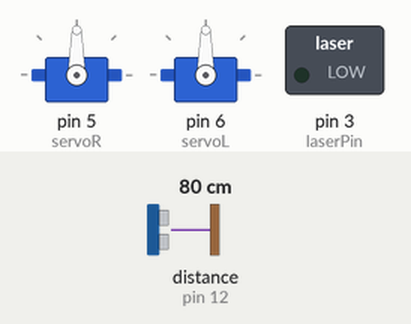
This sketch was run on a simulated Arduino Uno, built with avr-gcc and run on an emulated ATmega328P. Shown: 2 × servo, switched loads named in the sketch (green lamp = pin HIGH). Wiring (inferred from the names in the program): ultrasonic range finder: trigger pin 11; echo pin 12. The inputs (shaded band) are chosen by the test bench; at power-on: distance to the obstacle (sensor on pin 12) 80 cm. The echo pulse lasts 58.3 µs per cm; pins used as bus, display or sensor lines are not drawn; what the sketch prints to the serial monitor is not drawn.

Above: at 2.3 s.
2.4 s: distance to the obstacle (sensor on pin 12) set to 7 cm
5.4 s: distance to the obstacle (sensor on pin 12) set to 4 cm
At 6.1 s:
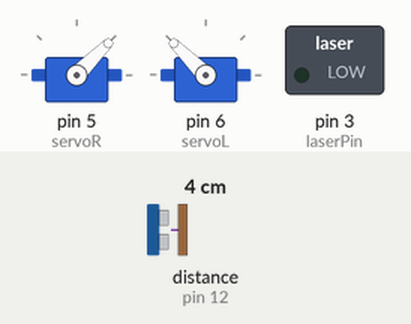
At 7.29 s:
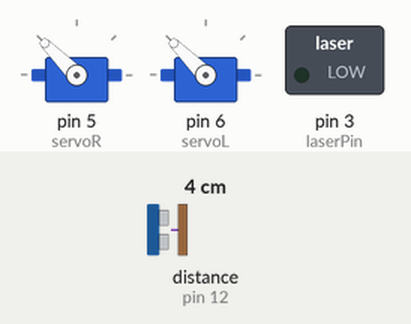
8.4 s: distance to the obstacle (sensor on pin 12) set to 9 cm
At 8.6 s:
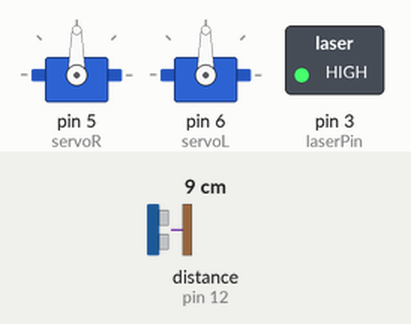
Timing chart, 0 to 11.4 s (numbered marks = the images above; inputs shaded):
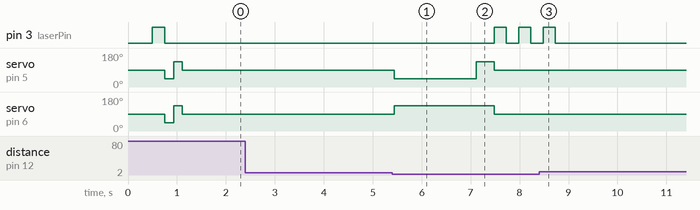

Measured:
- the behaviour switches between 6 and 5 cm on distance to the obstacle (sensor on pin 12) (found by bisection; images 0 and 1)
- after the input at 2.4 s, every drawn part: stays the same
- after the input at 5.4 s, pin 3 (laserPin): alternates HIGH for 0.25 s and LOW for 0.25 s, starting after 2.1 s; servo on pin 5 (servoR): 90° → 45° at once, → 135° 1.7 s later, → 90° 0.36 s later; servo on pin 6 (servoL): 90° → 135° at once, → 90° 2.0 s later
- after the input at 8.4 s, pin 3 (laserPin): goes on until 8.7 s, then stays LOW; servo on pin 5 (servoR), servo on pin 6 (servoL): stops changing and stays 90°

The sketch:

5c_Laser_Bot_Mission_to_Mars.ino
```cpp
// 5c_laser-bot_mission_to_mars
// This letscodeblacksburg.org project is for using the existing LCBB collision bot build, adding
// a laser to it, and making an easy, "macro mission" for kids to program and fire a laser at aliens.
// Example code and documentation at https://github.com/LetsCodeBlacksburg/LCBB_arduino-collision-bot
// Thomas "Tweeks" Weeks, tweeks-homework(at)theweeks.org
// *BUG* There's an error in the laser hardware configuration code. Can hyou find it?
// 2023-07-12 - Added "bigWheels" variable (0.5 - 0.7) for using larger wheels (1.0 for milk jug cap wheels)

// ***********************************************************
// ******* MAIN LOOP *****************************************
// ***********************************************************
// Runs forever...
void loop() {      // anything starting with "//" is just a comment :)
  pauseNgo();       // This uses the ping-eyes sensor as a "start/pause" toggle switch


  ////// Insert and fill in your code here
  //forward(10);      // This tells the bot how many inches forward to go.

  forward(20);        // This tells the bot how many inches forward to go.
  turnR(90);          // turn Right (x) degrees
  fireLaser(3);       // Fires laser (x) times
  ////// end of your code

  pause();          // Sets bot to pause mode (wave in front of eyes to start running)
  // loops back to top of main loop()
}
////// HELP WITH COMMANDS:
////// The commands available to you are below. Just copy/paste them to your own code and uncommend them:
//forward(x);  // goes forward x inches
//backward(x);  // goes backwards x inches
//turnL(y); // turns left around y degrees
//turnR(y); // turns right around y degrees
//slowDown(); // slows to a dramatic stop
//stopAll();  // Stops both L & R wheels
//fireLaser(z); // fire the impressive 5,000 microWatt 650nM laser cannon z times

// Some of the more advanced commands:
//pauseNgo();     // uses the ping sensor as a "start/pause" switch
//pause();    //  sets the bot to pause (and wait) mode
//dist=getdist(); // looks with ping sensor to get distance to objects
//if ( dist < 4) { //do stuff }  // if allows you to compare things and then do stuff if true.
//while ( condition ) { //do stuff }  // while will do things forever (or until condition fails)

////////////// Everything below this is program functoions called from the main loop


#include <Servo.h>

// This ping-sensor code is set up for using a four pin ping sensor such as
// the US-100 module:
// https://www.bananarobotics.com/shop/US-100-Ultrasonic-Distance-Sensor-Module
// http://www.iseerobot.com/produk-1255-us100-ultrasonic-sensor-for-arduino.html
// NOTE: If using the US-100 module, be sure to remove the serial-data jumper on the
// back so that you get back the raw pulse from the echo pin (and not serial distance data).
//
// CAUTION: Have your code checked, and have the TA RUN IT BEFORE hooking up the US-100 ping
//          sensor! Not doing so could damage the Arduino!
// This is set up to direct connect power and ground for the US-100 ping sensor to be
// on pins 10(5v) 11(ping) 12(echo) 13(low/gnd) 14(hard ground)

const int powerPin = 10;    // providing power to ping sensor from pin 10
const int pingPin = 11;     // pin we're sending the trigger/ping on
const int echoPin = 12;     // pin we're reading back the echo on
const int gnd1Pin = 13;     // simulated ground so we can safely plug the module into our arduinos
//last GND pin goes to "pin 14" on the arduino or sensor shield (not all ping sensors have this pin)

// Here is where we hook up the 5mW laser diode. We provide power and ground from the digital output pins 2 and 4.
const int laserPin = 3;      // Pin the laser power is on
const int laserGnd = 2;      // Pin the laser ground in on

long dist = 0;

Servo servoL;  // create servo object to control a servo
Servo servoR;  // create servo object to control a servo

// ***********************************************************
// ******* SERVO TUNING **************************************
// ***********************************************************
// If your bot is "drifting" while sitting still, or veering to the left or right, this is the section you need.
// These values below are just starting points. Every servo's a little different, so you may need to fine tune each.
// Don't forget that depending how you have your servos mounted, a value can go "forward" on one servo but "backward" on the other.
// You may need to tune the forward rev values to go in a straight line or turn.
// You will probably need to tune the stopL and stopR values to get to a dead stop on each servo
// If using milk jug cap wheels, use bigWheels = 1.0. If larger, scale distances down to 0.5 - 0.7.
const int reverseL = 135;   // 135 is Clockwise, full speed (around 90 is stopped)
const int reverseR = 45;    // 45 is Counter Clockwise, full speed (ardound 90 is stopped)
const int forwardL = 45;    // 45 is Counter Clockwise, full speed (ardound 90 is stopped)
const int forwardR = 135;   // 135 is Clockwise, full speed (around 90 is stopped)

const int stopL = 90;    // 90 is usually "stopped" (if inching CW, tune >90, if inching CCW, tune <90 (for dead stop))
const int stopR = 90;    // 90 is usually "stopped" (if inching CW, tune >90, if inching CCW, tune <90 (for dead stop))

// These distance and angle multipliers must be scaled along with servo supply voltage (e.g. 5v, 6v 9v, etc)
const int inchesMult = 125;  // Multiplier to convert inches into miliseconds of wheel movement
const int angleMult = 6;     // Multiplier to convert turn angle into miliseconds of wheel movement (6 for tile, 7 for carpet)
const float bigWheels=0.67;  // If using milkjug caps for wheels, use 1. For larger wheels, try 0.5 - 0.7
const int backDelay = 200;  // Delay for slight back up before turning out of an obstacle

int paused = true;        // Program starts off in paused mode
int waspaused = true;     // Tracks state if we were previously paused (or not)

int accel = 45;              // acceleration figure for turns (if needed)
const int conaccel = accel;  // constant (if needed)

int slowed = false;

int obstacleL = false;
int obstacleR = false;
int obstacleC = false;

// ***********************************************************
// ******* SETUP BLOCK ***************************************
// ***********************************************************
// only runs once at program startup
void setup() {
  // US-100 PING SENSOR POWER/GND SETUP
  // set up inline, direct connect power and ground for the US-100 ping sensor to be
  // on pins:
  // US-100  \--5v-trg-echo-GND-GND--/
  //             |   |   |   |   |
  // Arduino     10  11  12  13  14(hard ground)
  //
  pinMode(gnd1Pin, OUTPUT);      // sets up ping module's inner GND pin on a low output, and
  digitalWrite(gnd1Pin, LOW);     // the outter GND pin to hard GND (on most arduinos)
  pinMode(powerPin, OUTPUT);
  digitalWrite(powerPin, HIGH);  // try to power the module from pin
  // ** US-100 PING SENSOR I/O PINS
  pinMode(pingPin, OUTPUT);
  digitalWrite(pingPin, LOW);
  pinMode(echoPin, OUTPUT);    // just to make sure
  digitalWrite(echoPin, LOW);  // we clear any previous settings
  pinMode(echoPin, INPUT);     // and then use it as INPUT
  delay(500);

  // Servo Setup
  servoR.attach(5);            // attaches the left servo on pin 5
  servoL.attach(6);            // attaches the right servo on pin 6

  // Laser Setup
  pinMode(laserGnd, OUTPUT);    // Laser GND pin
  digitalWrite(laserGnd, LOW);
  pinMode(laserPin, OUTPUT);    // Laser Power (Vcc) Pin
  digitalWrite(laserPin, HIGH);  // Test pulse laser
  delay(250);                   // for 1/4 second
  digitalWrite(laserPin, LOW);  // Start off with laser off

  ////  Servo reset
  turnL(45);
  turnR(45);
  ////  initialize serial communication:
  Serial.begin(9600);
}


// ***********************************************************
// ***** turnL() *********************************************
// ***********************************************************
void turnL(int angle){
    Serial.println("turnL()");
    servoL.write(forwardL);           // rotate L servo forward
    servoR.write(reverseR);           // rotate R servo reverse (which turns us right)
    delay(angle*angleMult*bigWheels);                  // delay this amount to acheive angle
    stopAll();
}


// ***********************************************************
// ***** turnR() *********************************************
// ***********************************************************
void turnR(int angle){
    Serial.println("turnR()");
    servoL.write(forwardR);           // rotate R servo forward
    servoR.write(reverseL);           // rotate L servo reverse (which turns us left)
    delay(angle*angleMult*bigWheels);                  // delay this amount to acheive angle
    stopAll();
}


// ***********************************************************
// ***** forward() *********************************************
// ***********************************************************
void forward(int inches){
    Serial.println("forward()");
    servoL.write(forwardR);           // rotate R servo forward (weird, I know)
    servoR.write(forwardL);           // rotate L servo forward
    delay( (inches * inchesMult * bigWheels));           // roughly convert inches to miliseconds of wheel rotations
    stopAll();
}


// ***********************************************************
// ***** backward() *********************************************
// ***********************************************************
void backward(int inches){
    Serial.println("backward()");
    servoL.write(reverseR);           // rotate R servo forward (weird, I know)
    servoR.write(reverseL);           // rotate L servo forward
    delay( (inches * inchesMult * bigWheels));           // roughly convert inches to miliseconds of wheel rotations
    stopAll();
}


// ***********************************************************
// ***** stopAll() *********************************************
// ***********************************************************
void stopAll(){
    Serial.println("stopAll()");
    servoR.write(stopR);              // stop
    servoL.write(stopL);              // stop
}

// ***********************************************************
// ***** pause() *********************************************
// ***********************************************************
void pause(){
  paused = true;        // Puts bot back in pause-mode (awaiting pauseNgo() hand sweep)
}


// ***********************************************************
// ***** fireLaser() *********************************************
// ***********************************************************
void fireLaser(int count){
    int x=0;
    for (x=1;x<(count+1);x++){
    Serial.println("fire()");
    digitalWrite(laserPin, HIGH); // Pulse laser
    delay(250);                   // for 1/4 second
    digitalWrite(laserPin, LOW);  // Start off with laser off
    delay(250);                   // for 1/4 second
    }

}


// ***********************************************************
// ***** scanLR() *******************************************
// ***********************************************************
void scanLR() {
  Serial.println("Entered scanLR() ");
  int obstacleThold = 10;
  obstacleC = false;
  obstacleR = false;
  obstacleL = false;
  const int scandelay = 850;

  // Scan forward
  Serial.println("scan center");
  dist = getdist();
  if (dist <= obstacleThold) {
    obstacleC = true;
    Serial.print(dist);
    Serial.println("in.   obstacleC = true");
  }
  Serial.println("--");

  // Scan Right
  Serial.println("scan right");
  servoR.write(reverseR);           // rotate R servo reverse
  delay(scandelay-100);             // wait for turn
  dist = getdist();
  if (dist <= obstacleThold) {
    obstacleR = true;
    Serial.print(dist);
    Serial.println("in.   obstacleR = true");
  }
  servoR.write(forwardR);           // return center
  delay(scandelay-100);             //
  Serial.println("--");
  servoR.write(stopR);              // stop
  servoL.write(stopL);              // stop
  delay(250);


   // Scan Left
  Serial.println("scan left");
  servoL.write(reverseL);           // rotate L servo reverse
  delay(scandelay+100);             // turns further left (gets out of perfect perpendicular objects, getting out to the left)
  dist = getdist();
  if (dist <= obstacleThold) {
    obstacleL = true;
    Serial.print(dist);
    Serial.println("in.   obstacleL = true");
  }
  servoL.write(forwardL);           // return center
  delay(scandelay+100);             // turns further left (gets out of perfect perpendicular objects, getting out to the left)
  Serial.println("--");
  servoR.write(stopR);              // stop
  servoL.write(stopL);              // stop
  delay(250);
}


// ***********************************************************
// ***** getdist() *******************************************
// ***********************************************************
long getdist()
{
  // establish variables for duration of the ping,
  // and the distance result in inches and centimeters:
  long duration, inches, cm;

  // The PING))) is triggered by a HIGH pulse of 2 or more microseconds.
  // Give a short LOW pulse beforehand to ensure a clean HIGH pulse:
  digitalWrite(pingPin, HIGH);      // start the outgoing ping
  delayMicroseconds(10);            // do the ping for 10uS
  digitalWrite(pingPin, LOW);       // stop doing the ping
  duration = pulseIn(echoPin, HIGH);  // grab the delay of return echo
  // convert the time into a distance
  inches = microsecondsToInches(duration);
  //cm = microsecondsToCentimeters(duration);
  //Serial.print(inches);
  //Serial.print("in, ");
  //Serial.print(cm);
  //Serial.print("cm");
  //Serial.println();

  return (inches);
}


// ***********************************************************
// ***** pauseNgo() ******************************************
// ***********************************************************
void pauseNgo() {

  // If unpaused, but object less than two inches, go into paused mode
  dist = getdist();
  if (paused == false && dist < 2){
        Serial.println("UNPAUSED - I GO UNTIL I SEE SOMETHING CLOSE...");
  }
  delay(50);
  while (paused == false && dist < 2 ) {
    dist = getdist();
    if (dist < 2 ) {
      paused = 1;
      Serial.println("ALL STOP");
      // Stop
      servoL.write(stopL);                  // stop L servo
      servoR.write(stopR);                  // stop R servo
      paused = 1;
      waspaused = 0;
      delay(50);
    }
  }


  // Paused Loop & Unpausing Detection
  dist = getdist();
  delay(50);
  if (paused == true){
    Serial.println("PAUSED - UNTIL I SEE SOMETHING CLOSE...");
  }
  while (paused == true) {
    delay(50);
    dist = getdist();
    Serial.print(dist);
    Serial.print(" ");
    if (dist < 2 ) {
      Serial.println("");
      Serial.println("ALL AHEAD");
      // Start moving forward, full speed
      servoL.write(forwardL);                  // forward L servo
      servoR.write(forwardR);                  // forward R servo
      paused = 0;
      waspaused = 1;
    }
  }


}

// ***********************************************************
// ***** slowDown() ******************************************
// ***********************************************************
void slowDown() {
  Serial.println("ENTERED slowDown()");
  accel = 0;
  for ( int x = 0 ; x < 8 ; x++ ) {
    accel =  accel + 5;
    servoL.write(forwardL - accel);                // slow L servo
    servoR.write(forwardR + accel);                // slow R servo
    delay(150);
  }
  servoL.write(stopL);                  // stop L servo
  servoR.write(stopR);                  // stop R servo
  accel = conaccel;
  slowed = 1;
  waspaused = 0;
}

// Original code from the ping sensor library
long microsecondsToInches(long microseconds)
{
  // According to Parallax's datasheet for the PING))), there are
  // 73.746 microseconds per inch (i.e. sound travels at 1130 feet per
  // second).  This gives the distance travelled by the ping, outbound
  // and return, so we divide by 2 to get the distance of the obstacle.
  // See: http://www.parallax.com/dl/docs/prod/acc/28015-PING-v1.3.pdf
  return microseconds / 74 / 2;
}

long microsecondsToCentimeters(long microseconds)
{
  // The speed of sound is 340 m/s or 29 microseconds per centimeter.
  // The ping travels out and back, so to find the distance of the
  // object we take half of the distance travelled.
  return microseconds / 29 / 2;
}
```
